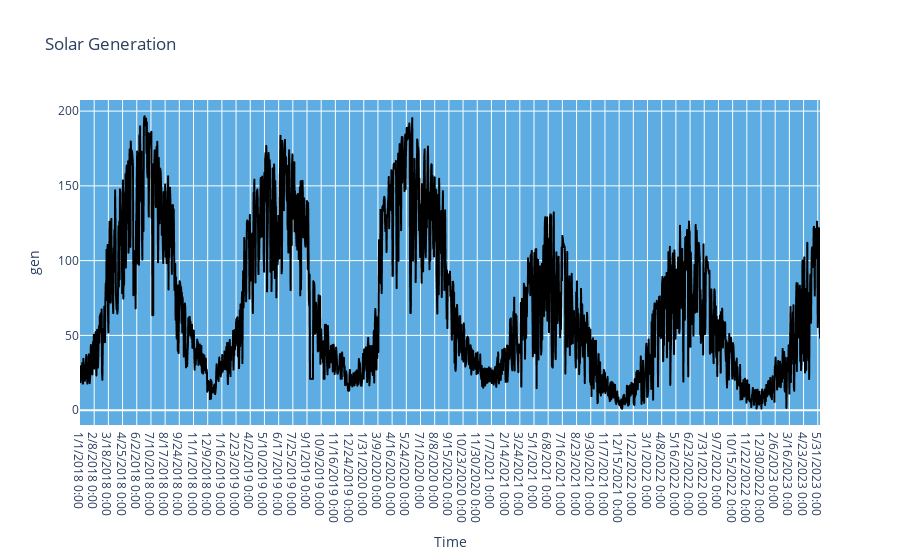

The code cell stored with this chart in its notebook:
### Code cell
solar_line = px.line (solar_df,x='Time',y='gen',title = f'Solar Generation')
solar_line.update_layout(plot_bgcolor='#5DADE2')
solar_line.update_traces(line_color='black')
solar_line

### Figure 1 — Plotly figure (JSON) as saved in the notebook; plotly's stock layout.template omitted (floating-point values rounded to 4 significant figures; data arrays with more than 128 entries replaced by an {"elided": "..."} marker saying what was removed)
{"data": [{"hovertemplate": "Time=%{x}<br>gen=%{y}<extra></extra>", "legendgroup": "", "line": {"color": "black", "dash": "solid"}, "marker": {"symbol": "circle"}, "mode": "lines", "name": "", "showlegend": false, "type": "scattergl", "x": {"elided": "1983 str values"}, "xaxis": "x", "y": {"elided": "1983 float values"}, "yaxis": "y"}], "layout": {"legend": {"tracegroupgap": 0}, "plot_bgcolor": "#5DADE2", "title": {"text": "Solar Generation"}, "xaxis": {"anchor": "y", "domain": [0, 1], "title": {"text": "Time"}}, "yaxis": {"anchor": "x", "domain": [0, 1], "title": {"text": "gen"}}}}
